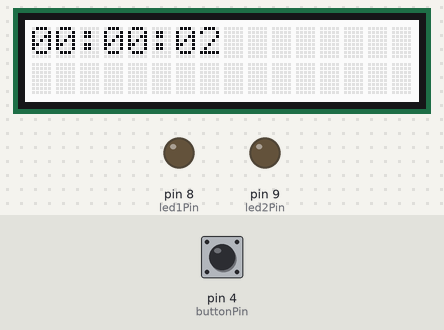
Bench run of a sketch on a simulated Arduino Uno, built with avr-gcc and run on an emulated ATmega328P. On the bench: 16×2 character LCD, output pins drawn as LEDs (lit = HIGH). Inputs (shaded band) come from the test bench; at power-on: pin 4 (buttonPin) LOW.

Above: at 1.2 s.
1.3 s: pin 4 (buttonPin) pulled HIGH for 0.15 s
At 4.3 s:
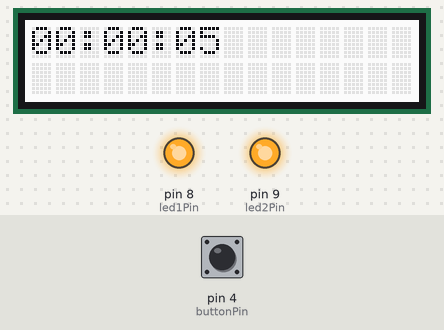
4.4 s: pin 4 (buttonPin) pulled HIGH for 1 s
8.4 s: pin 4 (buttonPin) pulsed HIGH 2 times (0.12 s each, 0.3 s apart)
At 11.4 s:
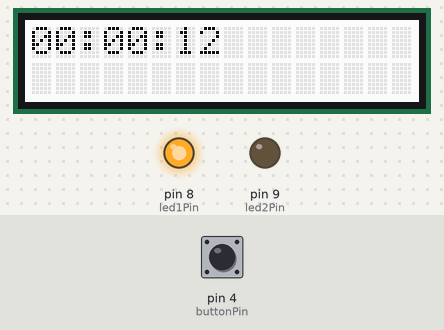
Timing chart, 0 to 16.0 s (numbered marks = the images above; inputs shaded):
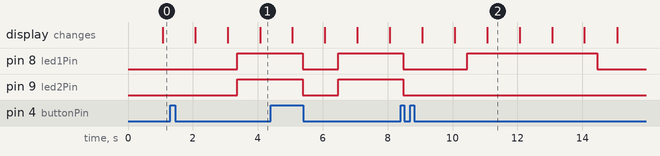

The sketch:

lab6.ino
```cpp
#include <Wire.h>
#include "rgb_lcd.h"

rgb_lcd lcd;

const int buttonPin = 4;
const int led1Pin = 8;
const int led2Pin = 9;


volatile int seconds = 0;
volatile int minutes = 0;
volatile int hours = 0;

int buttonState;
int lastButtonState = LOW;
unsigned long lastDebounceTime = 0;
unsigned long debounceDelay = 50;

int pressCount = 0;
unsigned long firstPressTime = 0;
bool isCountingClicks = false;

unsigned long led1OffTime = 0;
unsigned long led2OffTime = 0;
bool led1Active = false;
bool led2Active = false;

void setup() {
  lcd.begin(16, 2);
  pinMode(buttonPin, INPUT);
  pinMode(led1Pin, OUTPUT);
  pinMode(led2Pin, OUTPUT);
  Serial.begin(9600);

  noInterrupts();
  TCCR1A = 0;
  TCCR1B = 0;
  TCNT1  = 0;


  OCR1A = 15624;
  TCCR1B |= (1 << WGM12);
  TCCR1B |= (1 << CS12) | (1 << CS10);
  TIMSK1 |= (1 << OCIE1A);
  interrupts();
}

ISR(TIMER1_COMPA_vect) {
  seconds++;
  if (seconds >= 60) {
    seconds = 0;
    minutes++;
    if (minutes >= 60) {
      minutes = 0;
      hours++;
      if (hours >= 24) {
        hours = 0;
      }
    }
  }
}

void loop() {
  updateLCD();

  int reading = digitalRead(buttonPin);
  if (reading != lastButtonState) {
    lastDebounceTime = millis();
  }

  if ((millis() - lastDebounceTime) > debounceDelay) {
    if (reading != buttonState) {
      buttonState = reading;


      if (buttonState == HIGH) {
        if (pressCount == 0) {
          firstPressTime = millis();
          isCountingClicks = true;
        }
        pressCount++;
      }
    }
  }
  lastButtonState = reading;

  if (isCountingClicks && (millis() - firstPressTime >= 2000)) {
    handleButtonAction(pressCount);
    pressCount = 0;
    isCountingClicks = false;
  }

  checkLeds();
}

void handleButtonAction(int count) {
  int serialValue = -1;

  if (Serial.available() > 0) {
    serialValue = Serial.parseInt();
    while(Serial.available()) Serial.read();
  }

  if (count == 1) {

    turnOnLed1(2000);
    turnOnLed2(2000);

    if (serialValue != -1) {
      hours = serialValue % 24;
    }
  }
  else if (count == 2) {

    turnOnLed1(4000);

    if (serialValue != -1) {

      minutes = serialValue % 60;
      seconds = 0;
    }
  }
}


void updateLCD() {
  lcd.setCursor(0, 0);
  if (hours < 10) lcd.print("0");
  lcd.print(hours);
  lcd.print(":");
  if (minutes < 10) lcd.print("0");
  lcd.print(minutes);
  lcd.print(":");
  if (seconds < 10) lcd.print("0");
  lcd.print(seconds);
}

void turnOnLed1(int duration) {
  digitalWrite(led1Pin, HIGH);
  led1OffTime = millis() + duration;
  led1Active = true;
}

void turnOnLed2(int duration) {
  digitalWrite(led2Pin, HIGH);
  led2OffTime = millis() + duration;
  led2Active = true;
}

void checkLeds() {
  unsigned long currentMillis = millis();

  if (led1Active && currentMillis >= led1OffTime) {
    digitalWrite(led1Pin, LOW);
    led1Active = false;
  }

  if (led2Active && currentMillis >= led2OffTime) {
    digitalWrite(led2Pin, LOW);
    led2Active = false;
  }
}
```

Measured:
- after the input at 1.3 s, pin 8 (led1Pin), pin 9 (led2Pin): LOW → HIGH after 2.1 s
